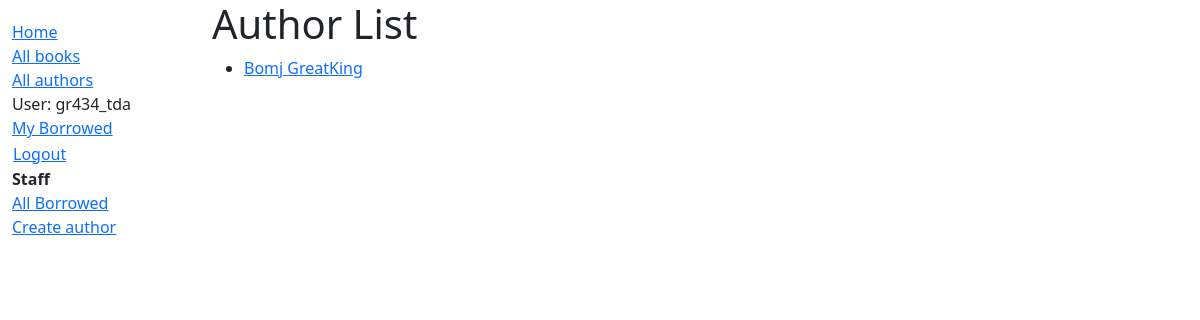
Page /catalog/authors/ (signed in) on the earlier database version.
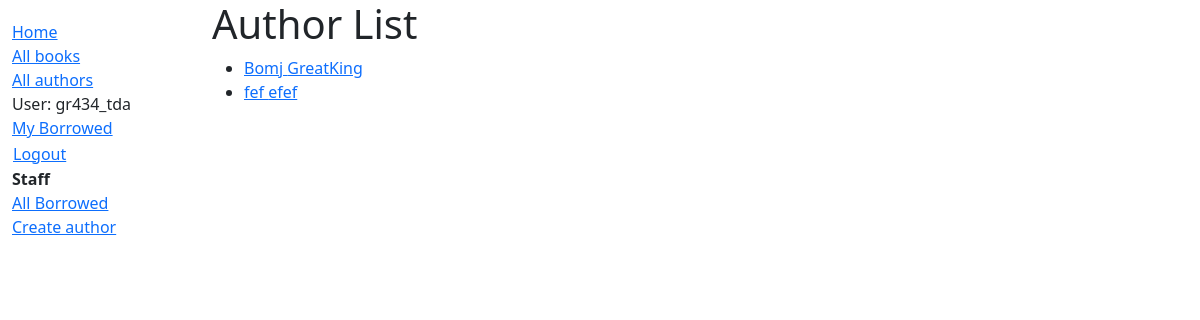
Same page on the later database version.
### catalog/models.py (models this page shows, shortened)
class Author(models.Model):
            first_name = models.CharField(max_length=100)
            last_name = models.CharField(max_length=100)
            date_of_birth = models.DateField(null=True, blank=True)
            date_of_death = models.DateField('Died', null=True, blank=True)
            def get_absolute_url(self):
                return reverse('author-detail', args=[str(self.id)])

### catalog/views.py (the view)
# urls.py: path('authors/', views.AuthorListView.as_view(), name='authors'),
class AuthorListView(generic.ListView):
    model = Author
    paginate_by = 10
    template_name = 'catalog/author_list.html'  # можно не указывать — будет по умолчанию
    context_object_name = 'author_list'         # по умолчанию и так author_list

### catalog/templates/catalog/author_list.html
{% extends "base_generic.html" %}
{% block content %}
  <h1>Author List</h1>
  {% if author_list %}
    <ul>
      {% for author in author_list %}
        <li>
          <a href="{{ author.get_absolute_url }}">{{ author.first_name }} {{ author.last_name }}</a>
        </li>
      {% endfor %}
    </ul>
  {% else %}
    <p>There are no authors in the library.</p>
  {% endif %}
{% endblock %}

### catalog/templates/base_generic.html (shortened to what this page needs)
<!doctype html>
<html lang="en">
<head>
  <link href="https://cdn.jsdelivr.net/npm/bootstrap@5.3.3/dist/css/bootstrap.min.css"
        rel="stylesheet"
>
  {% load static %}
  <link rel="stylesheet" href="{% static 'css/styles.css' %}">
</head>
<body>
  <div class="container-fluid">
    <div class="row">
      <div class="col-sm-2">
        {% block sidebar %}
          <ul class="sidebar-nav">
            <li><a href="{% url 'index' %}">Home</a></li>
            <li><a href="{% url 'books' %}">All books</a></li>
            <li><a href="{% url 'authors' %}">All authors</a></li>
            {% if user.is_authenticated %}
              <li>User: {{ user.get_username }}</li>
              <li><a href="{% url 'my-borrowed' %}">My Borrowed</a></li>
              <li>
                <form id="logout-form" method="post" action="{% url 'logout' %}">
                  <button type="submit" class="btn btn-link p-0">Logout</button>
                </form>
              </li>
              {% if user.is_staff %}
                <li><strong>Staff</strong></li>
                {% if perms.catalog.can_mark_returned %}
                  <li><a href="{% url 'all-borrowed' %}">All Borrowed</a></li>
                {% endif %}
                {% if perms.catalog.add_author %}
                  <li><a href="{% url 'author-create' %}">Create author</a></li>
                {% endif %}
              {% endif %}
            {% else %}
              <li><a href="{% url 'login' %}?next={{ request.path }}">Login</a></li>
            {% endif %}
          </ul>
        {% endblock %}
      </div>
      <div class="col-sm-10">{% block content %}{% endblock %}</div>
    </div>
  </div>
</body>

### catalog/static/css/styles.css (style rules this page uses)
.sidebar-nav { margin-top: 20px; padding: 0; list-style: none; }
#logout-form { display: inline; }
#logout-form button { padding: 0; margin: 0; }

Differences in the rows shown:
added Author: first_name "fef", last_name "efef"
